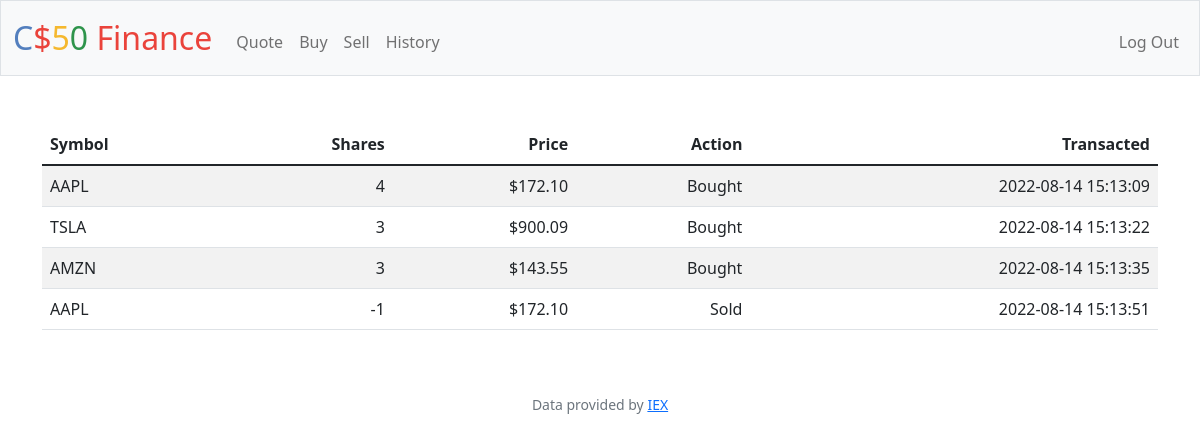
/history (signed in), run on an earlier commit of the app's database.
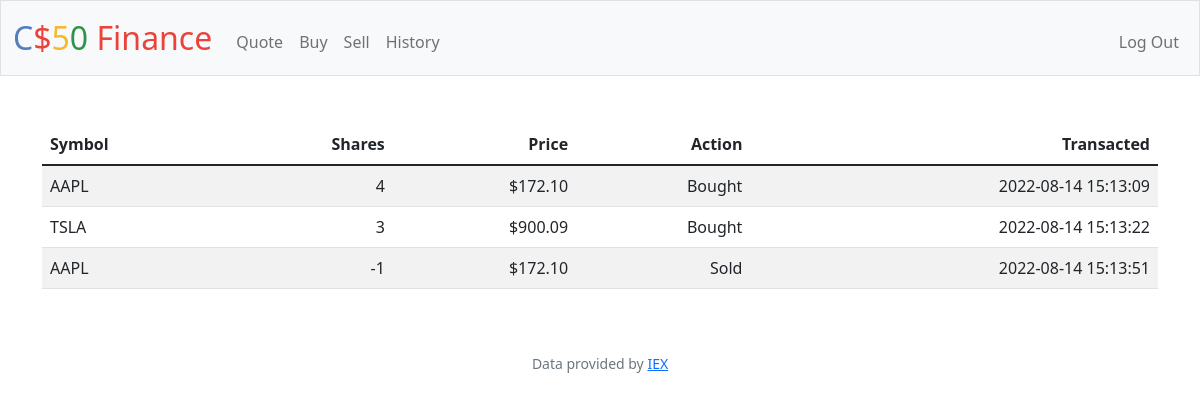
And on a later commit of the database.
### tables this page shows
CREATE TABLE transactions (
id INTEGER PRIMARY KEY AUTOINCREMENT,
user_id INTEGER NOT NULL,
symbol TEXT NOT NULL,
name TEXT NOT NULL,
shares INTEGER NOT NULL,
price NUMERIC NOT NULL, 
current_price NUMERIC,
gain_loss NUMERIC,
type TEXT NOT NULL,
time TIMESTAMP DEFAULT CURRENT_TIMESTAMP,
FOREIGN KEY(user_id) REFERENCES users(id)
);

### app.py (the view)
@app.route("/history")
@login_required
def history():
    user_id = session["user_id"]
    holdings = db.execute("SELECT symbol, shares, price, type, time FROM transactions WHERE user_id = ?", user_id)
    return render_template("history.html", holdings = holdings)

### app.py (called while the page is built)
@app.after_request
def after_request(response):
    response.headers["Cache-Control"] = "no-cache, no-store, must-revalidate"
    response.headers["Expires"] = 0
    response.headers["Pragma"] = "no-cache"
    return response

### helpers.py (called while the page is built)
def login_required(f):
    @wraps(f)
    def decorated_function(*args, **kwargs):
        if session.get("user_id") is None:
            return redirect("/login")
        return f(*args, **kwargs)
    return decorated_function

def usd(value):
    return f"${value:,.2f}"

### templates/history.html (shortened to what this page needs)
{% extends "layout.html" %}
{% block main %}
<table class="table table-striped">
    <thead>
        <tr>
            <th class="text-start">Symbol</th>
            <th class="text-end">Shares</th>
            <th class="text-end">Price</th>
            <th class="text-end">Action</th>
            <th class="text-end">Transacted</th>
        </tr>
    </thead>
    <tbody>
        {% for holding in holdings %}
            <tr>
                <td class="text-start">{{ holding.symbol }}</td>
                <td class="text-end">{{ holding.shares }}</td>
                <td class="text-end">{{ holding.price | usd }}</td>
                <td class="text-end">{{ holding.type }}</td>
                <td class="text-end">{{ holding.time }}</td>
            </tr>
        {% endfor %}
    </tbody>
</table>
{% endblock %}

### templates/layout.html (shortened to what this page needs)
<!DOCTYPE html>
<html lang="en">
    <head>
        <link href="https://cdn.jsdelivr.net/npm/bootstrap@5.1.3/dist/css/bootstrap.min.css" rel="stylesheet">
        <link href="/static/styles.css" rel="stylesheet">
    </head>
    <body>
        <nav class="bg-light border navbar navbar-expand-md navbar-light">
            <div class="container-fluid">
                <a class="navbar-brand" href="/"><span class="blue">C</span><span class="red">$</span><span class="yellow">5</span><span class="green">0</span> <span class="red">Finance</span></a>
                <div class="collapse navbar-collapse" id="navbar">
                    {% if session["user_id"] %}
                        <ul class="navbar-nav me-auto mt-2">
                            <li class="nav-item"><a class="nav-link" href="/quote">Quote</a></li>
                            <li class="nav-item"><a class="nav-link" href="/buy">Buy</a></li>
                            <li class="nav-item"><a class="nav-link" href="/sell">Sell</a></li>
                            <li class="nav-item"><a class="nav-link" href="/history">History</a></li>
                        </ul>
                        <ul class="navbar-nav ms-auto mt-2">
                            <li class="nav-item"><a class="nav-link" href="/logout">Log Out</a></li>
                        </ul>
                    {% else %}
                        <ul class="navbar-nav ms-auto mt-2">
                            <li class="nav-item"><a class="nav-link" href="/register">Register</a></li>
                            <li class="nav-item"><a class="nav-link" href="/login">Log In</a></li>
                        </ul>
                    {% endif %}
                </div>
            </div>
        </nav>
        <main class="container py-5 text-center">
            {% block main %}{% endblock %}
        </main>
        <footer class="mb-5 small text-center text-muted">
            Data provided by <a href="https://iexcloud.io/">IEX</a>
        </footer>
    </body>
</html>

### static/styles.css (style rules this page uses)
nav .navbar-brand { font-size: xx-large; }
nav .navbar-brand .blue { color: #537fbe; }
nav .navbar-brand .red { color: #ea433b; }
nav .navbar-brand .yellow { color: #f5b82e; }
nav .navbar-brand .green { color: #2e944b; }

What changed in the data, as far as the page shows it:
removed transactions: symbol "AMZN", shares "3", price "$143.55", type "Bought", time "2022-08-14 15:13:35"
